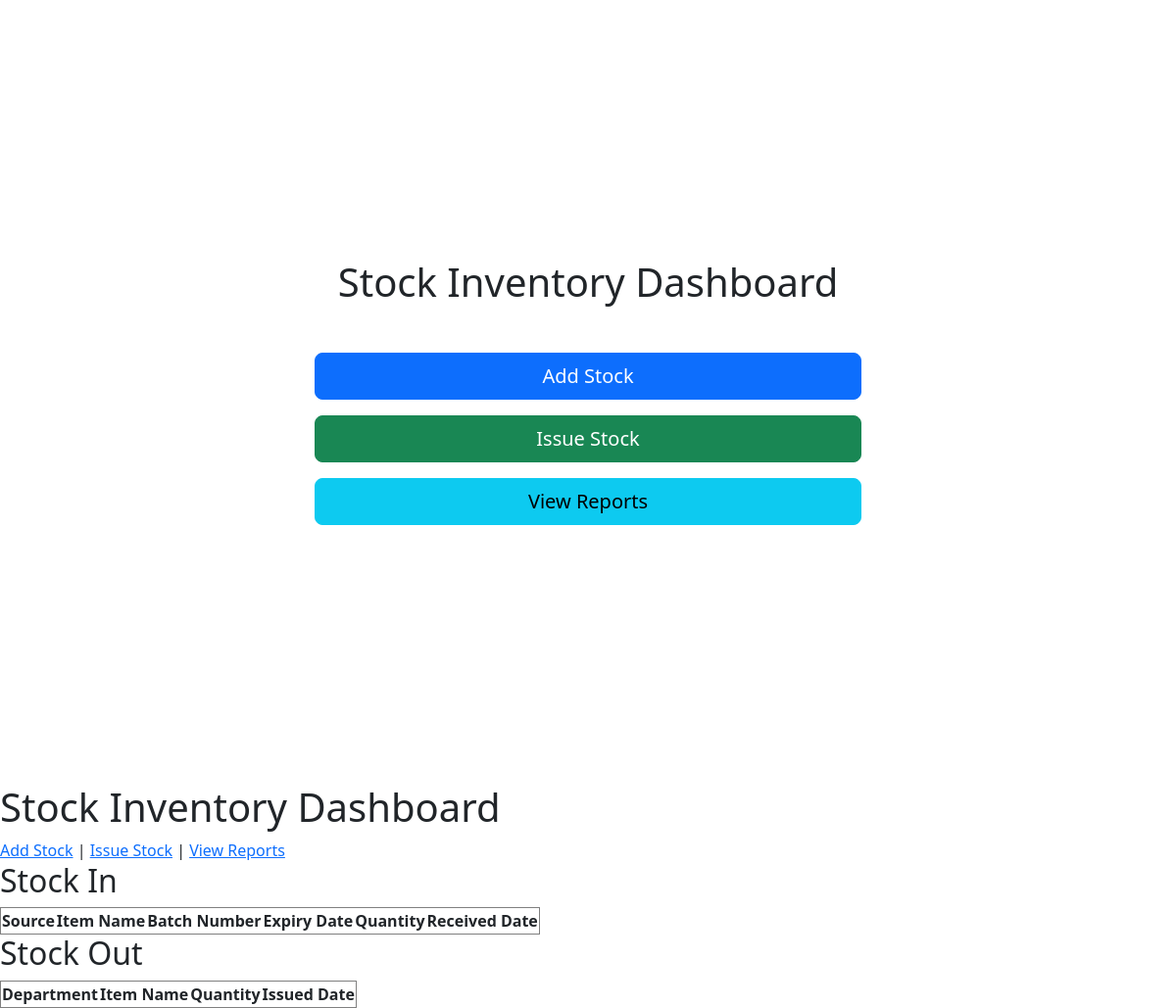
Before: / with the older database file.
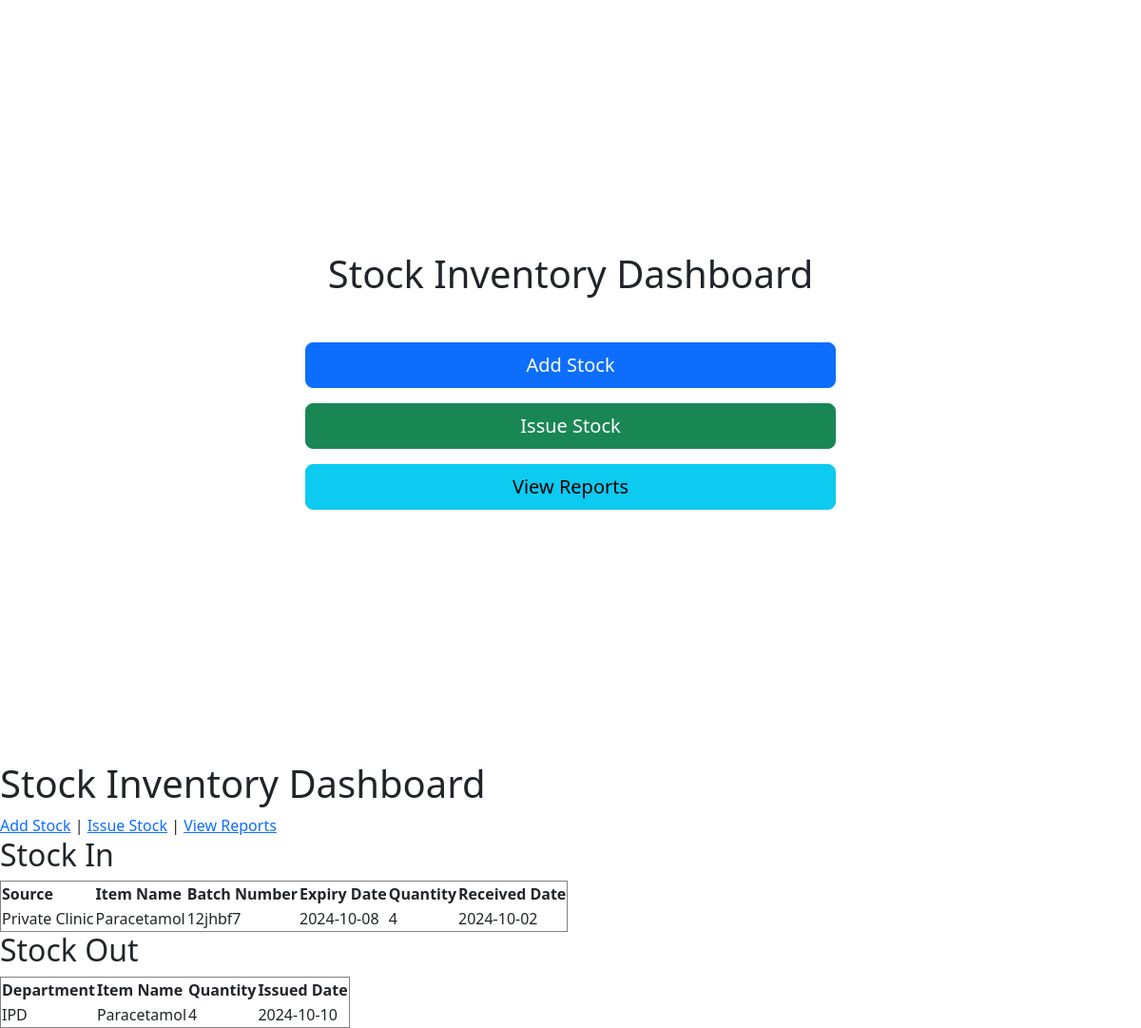
After: the same page with the newer database file.
### app.py (models this page shows)
class StockIn(db.Model):
    id = db.Column(db.Integer, primary_key=True)
    source = db.Column(db.String(50), nullable=False)
    item_name = db.Column(db.String(100), nullable=False)
    batch_number = db.Column(db.String(50), nullable=False)
    expiry_date = db.Column(db.Date, nullable=False)
    quantity = db.Column(db.Integer, nullable=False)
    received_date = db.Column(db.Date, default=datetime.utcnow)

class StockOut(db.Model):
    id = db.Column(db.Integer, primary_key=True)
    department = db.Column(db.String(50), nullable=False)
    item_name = db.Column(db.String(100), nullable=False)
    quantity = db.Column(db.Integer, nullable=False)
    issued_date = db.Column(db.Date, default=datetime.utcnow)

### app.py (the view)
@app.route('/')
def dashboard():
    stocks_in = StockIn.query.all()
    stocks_out = StockOut.query.all()
    return render_template('dashboard.html', stocks_in=stocks_in, stocks_out=stocks_out)

### templates/dashboard.html (shortened to what this page needs)
<!DOCTYPE html>
<html lang="en">
<head>
    <meta name="viewport" content="width=device-width, initial-scale=1.0"><!DOCTYPE html>
    <html lang="en">
    <head>
        <link href="https://cdn.jsdelivr.net/npm/bootstrap@5.3.0-alpha1/dist/css/bootstrap.min.css" rel="stylesheet">
    </head>
    <body>
        <div class="container d-flex flex-column justify-content-center align-items-center vh-100">
            <h1 class="text-center mb-5">Stock Inventory Dashboard</h1>
            <div class="d-grid gap-3 col-6 mx-auto">
                <a href="{{ url_for('stock_in') }}" class="btn btn-primary btn-lg">Add Stock</a>
                <a href="{{ url_for('stock_out') }}" class="btn btn-success btn-lg">Issue Stock</a>
                <a href="{{ url_for('reports') }}" class="btn btn-info btn-lg">View Reports</a>
            </div>
        </div>
    </body>
    </html>
</head>
<body>
    <h1>Stock Inventory Dashboard</h1>
    <a href="{{ url_for('stock_in') }}">Add Stock</a> |
    <a href="{{ url_for('stock_out') }}">Issue Stock</a> |
    <a href="{{ url_for('reports') }}">View Reports</a>
    <h2>Stock In</h2>
    <table border="1">
        <tr>
            <th>Source</th>
            <th>Item Name</th>
            <th>Batch Number</th>
            <th>Expiry Date</th>
            <th>Quantity</th>
            <th>Received Date</th>
        </tr>
        {% for stock in stocks_in %}
        <tr>
            <td>{{ stock.source }}</td>
            <td>{{ stock.item_name }}</td>
            <td>{{ stock.batch_number }}</td>
            <td>{{ stock.expiry_date }}</td>
            <td>{{ stock.quantity }}</td>
            <td>{{ stock.received_date }}</td>
        </tr>
        {% endfor %}
    </table>
    <h2>Stock Out</h2>
    <table border="1">
        <tr>
            <th>Department</th>
            <th>Item Name</th>
            <th>Quantity</th>
            <th>Issued Date</th>
        </tr>
        {% for stock in stocks_out %}
        <tr>
            <td>{{ stock.department }}</td>
            <td>{{ stock.item_name }}</td>
            <td>{{ stock.quantity }}</td>
            <td>{{ stock.issued_date }}</td>
        </tr>
        {% endfor %}
    </table>
</body>
</html>

Changed rows visible on the page:
added StockIn: source "Private Clinic", item_name "Paracetamol", batch_number "12jhbf7", expiry_date "2024-10-08", quantity "4", received_date "2024-10-02"
added StockOut: department "IPD", item_name "Paracetamol", quantity "4", issued_date "2024-10-10"
